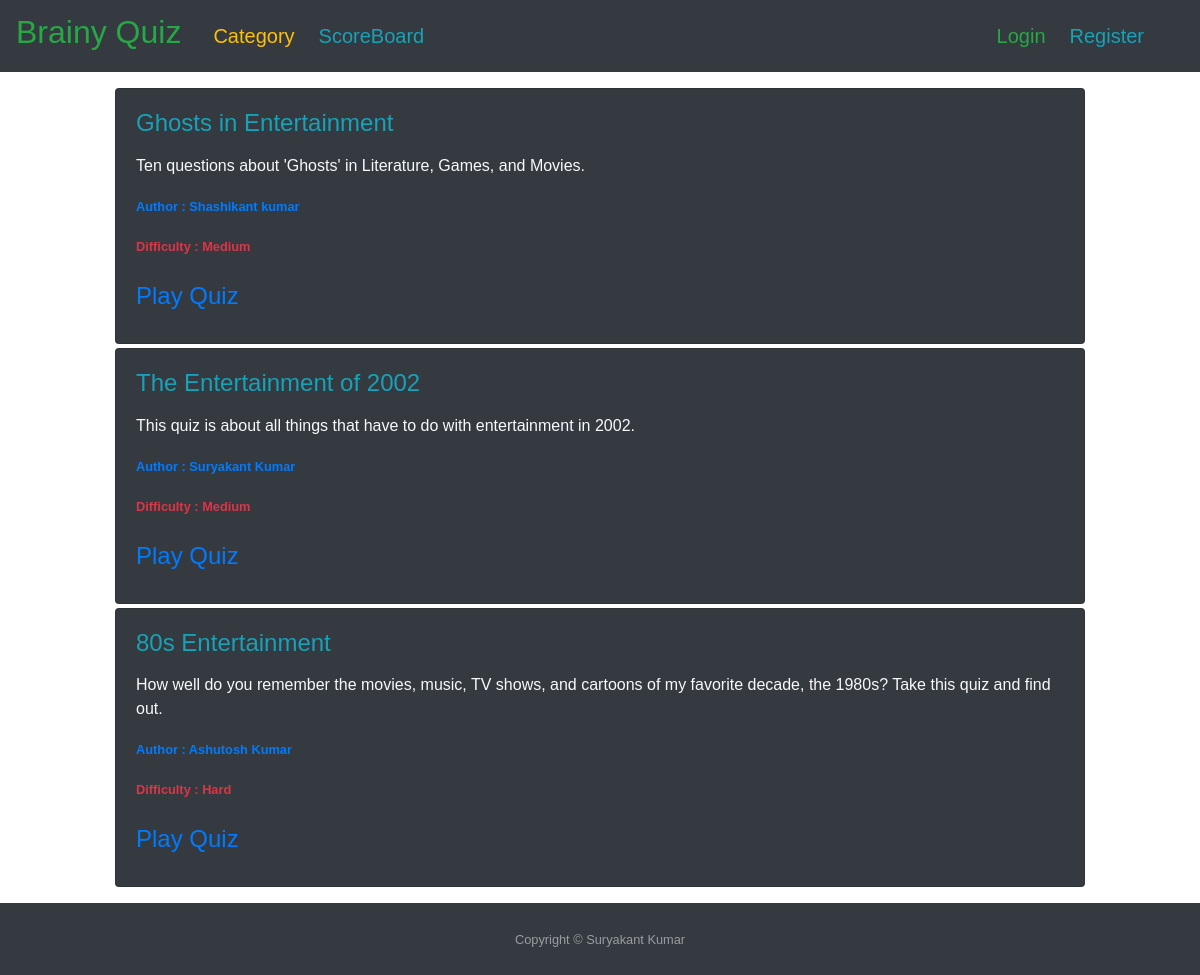
Screenshot of /category/10/ with the database file from the repository.
### quiz/models.py (models this page shows, shortened)
class Quiz(models.Model):
    difficulty_choices = [
        ('H', 'Hard'),
        ('M', 'Medium'),
        ('E', 'Easy')
    ]
    title = models.CharField(max_length=200)
    description = models.TextField(max_length=1000, blank=True, null=True)
    average_score = models.IntegerField(default=0, blank=True, null=True)
    difficulty = models.CharField(max_length=10, choices=difficulty_choices, default='F')
    date_posted = models.DateTimeField(default=timezone.now)
    author = models.ForeignKey(User, null=False, blank=False, on_delete=models.CASCADE)
    category = models.ForeignKey(Category, null=False, blank=False, on_delete=models.CASCADE)
    class Meta:
        ordering = ['-date_posted']

### quiz/views.py (the view)
# urls.py: path('category/<int:category_id>/', views.category_detail_view, name='category-detail'),
def category_detail_view(request, category_id):
    objects = Quiz.objects.filter(
        category__id=category_id).select_related('author')
    template_name = 'quiz/category_detail.html'
    context = {"related_quiz": objects}
    return render(request, template_name, context)

### quiz/templates/quiz/category_detail.html (shortened to what this page needs)
{% extends 'base.html' %}
{% block content %}
<div class="col-12 col-md-10 mb-3 mx-auto mt-3">
    {% for quiz in related_quiz %}
    <div class="card bg-dark text-light mb-1">
        <div class="card-body">
            <div class="mb-4">
                <h4 class="card-title text-info">
                    {{ quiz.title }}
                </h4>
                <p class="card-text">
                    {{ quiz.description|linebreaks }}
                </p>
                <p><small class="text-primary"><b>
                    Author : {{ quiz.author.first_name }} {{ quiz.author.last_name }}
                </b></small></p>
                <p><small class="text-danger"><b>
                    Difficulty : {{ quiz.get_difficulty_display }}
                </b></small></p>
            </div>
            <div>
                {% if user == quiz.author %}
                <div class="row">
                    <h4 class="card-title text-info col-4 col-sm-1">
                        <a href="{% url 'question-feature-ext' quiz.id %}">View</a>
                    </h4>
                    <h4 class="card-title text-info col-4 col-sm-2">
                        <a href="{% url 'question-create' quiz.id %}">Add Question</a>
                    </h4>
                </div>
                {% else %}
                <h4 class="card-title text-info">
                    <a href="{% url 'quiz-play' quiz.id %}">Play Quiz</a>
                </h4>
                {% endif %}
            </div>
        </div>
    </div>
    {% endfor %}
</div>
{% endblock %}

### rows the page displays
Quiz: title "Ghosts in Entertainment", description "Ten questions about 'Ghosts' in Literature, Games, and Movies.", author.first_name "Shashikant", author.last_name "kumar", difficulty "Medium", shows "Play Quiz"
Quiz: title "The Entertainment of 2002", description "This quiz is about all things that have to do with entertainment in 2002.", author.first_name "Suryakant", author.last_name "Kumar", difficulty "Medium", shows "Play Quiz"
Quiz: title "80s Entertainment", description "How well do you remember the movies, music, TV shows, and cartoons of my favorite decade, the 1980s? Take this quiz and find out.", author.first_name "Ashutosh", author.last_name "Kumar", difficulty "Hard", shows "Play Quiz"
